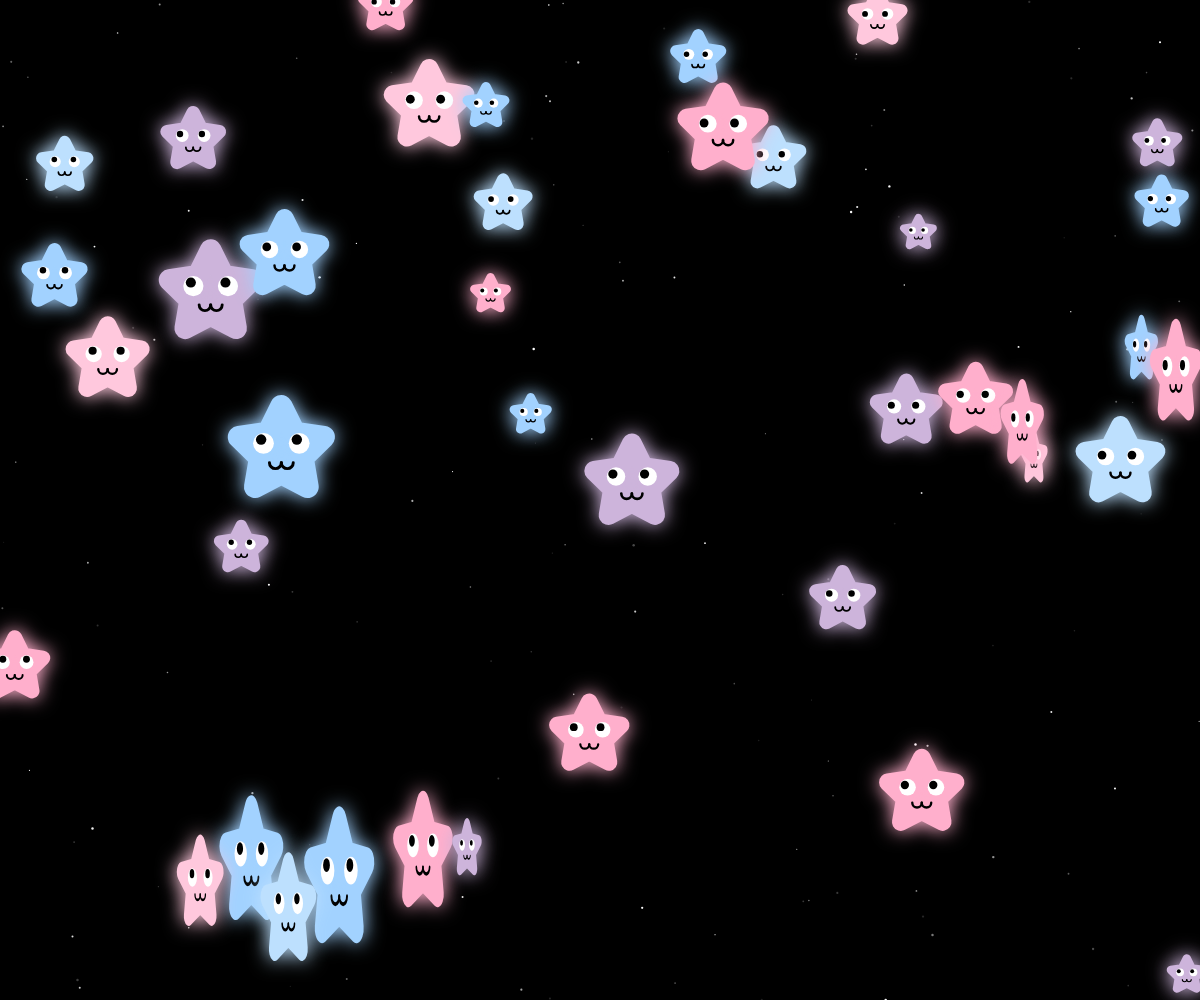
Frame 1 (no input)
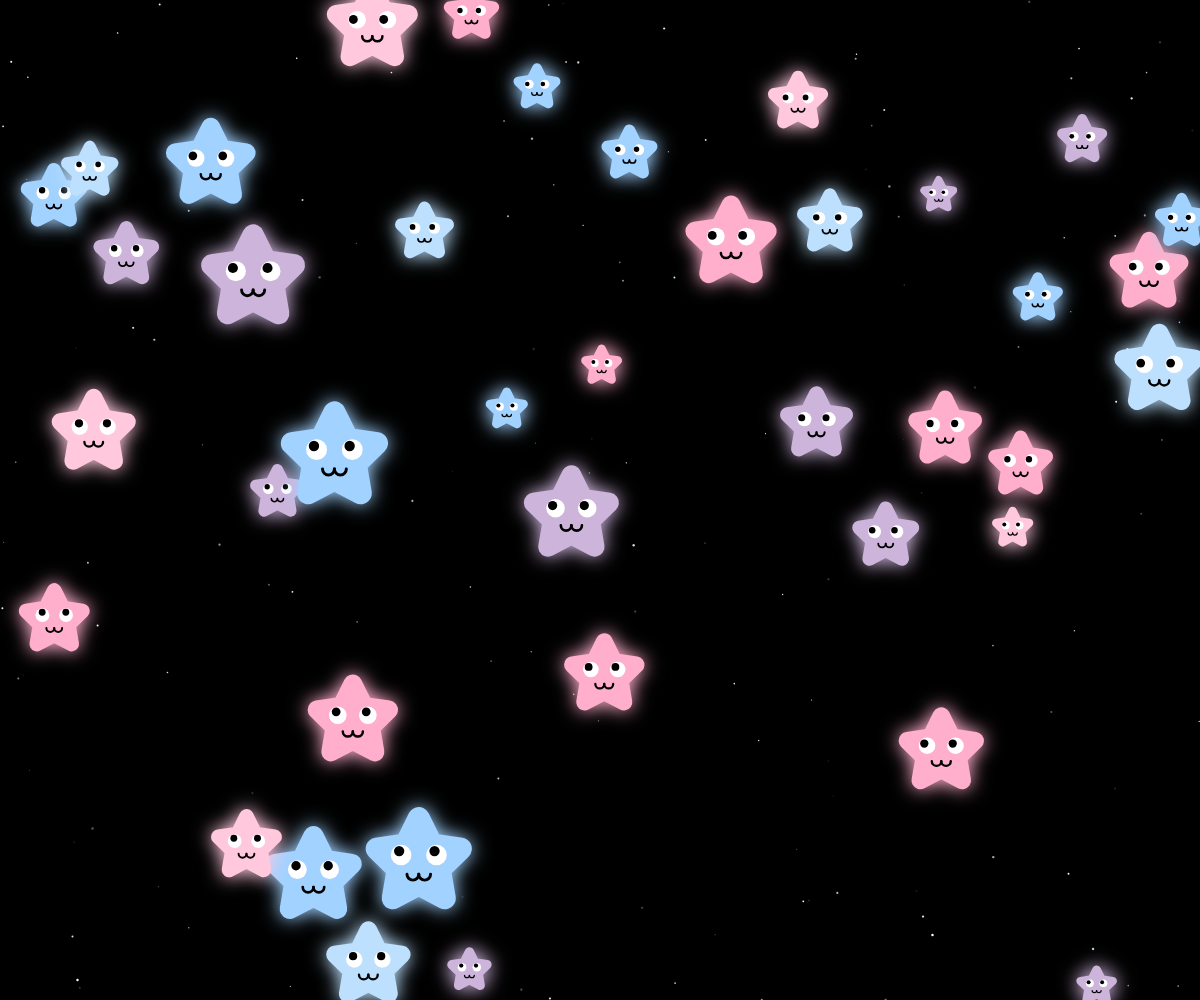
Frame 60 (no input)
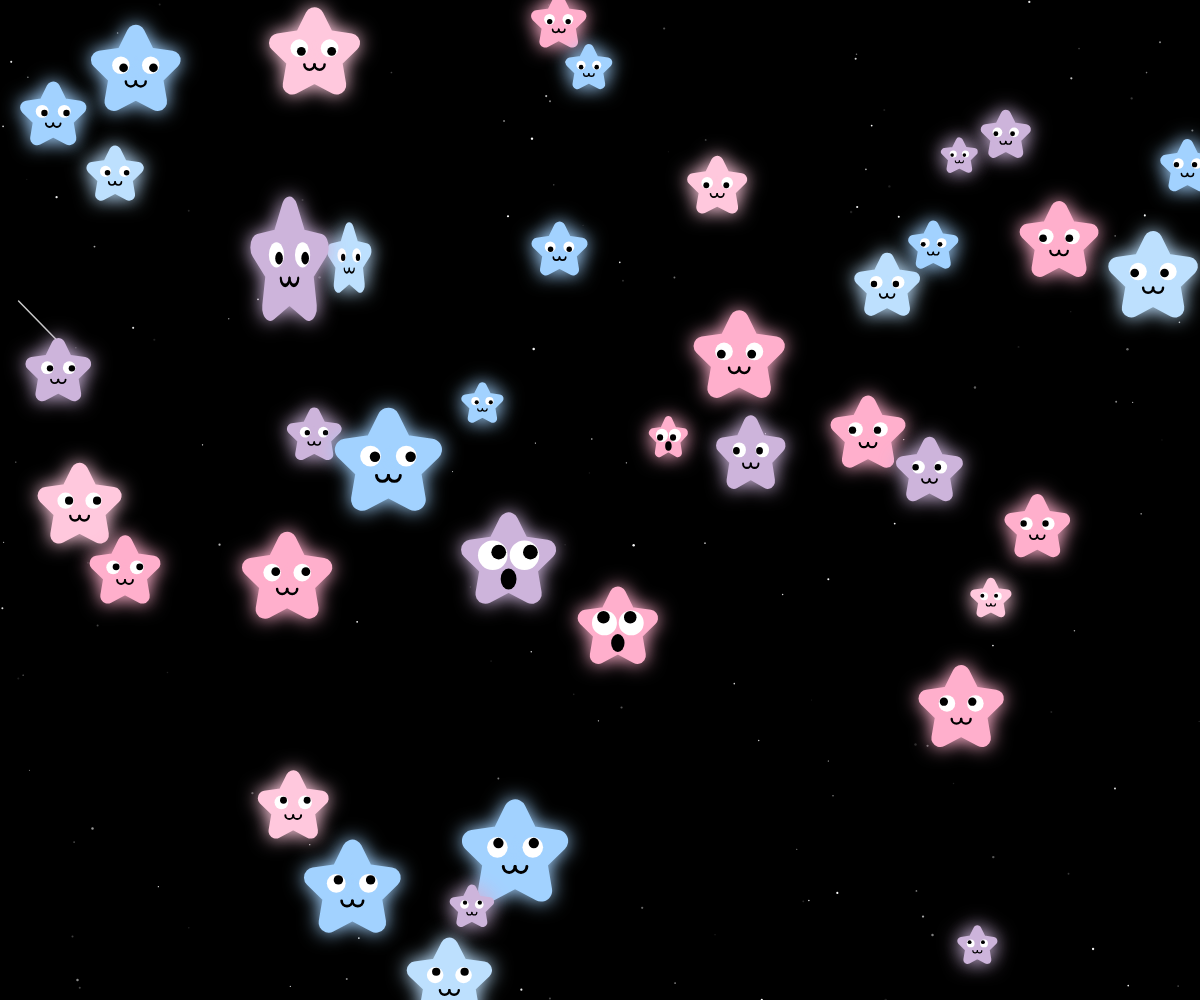
Frame 120 (the mouse pressed at the canvas centre since frame 60)

The p5.js sketch that drew these frames (run headless with seeded random() and noise() and a simulated clock; from frame 60 on, the mouse is pressed at the canvas centre):

// p5.js sketch
// ── sketch.js
let particles = [];
let bgStars = [];
let shootingStars = [];
let explosions = [];
// 指定的系列顏色
const colors = ['#cdb4db', '#ffc8dd', '#ffafcc', '#bde0fe', '#a2d2ff'];

function setup() {
  createCanvas(windowWidth, windowHeight);
  // 產生背景閃爍星星
  for (let i = 0; i < 150; i++) {
    bgStars.push(new BackgroundStar());
  }
  // 產生流星
  for (let i = 0; i < 4; i++) {
    shootingStars.push(new ShootingStar());
  }
  // 產生 40 個星星物件
  for (let i = 0; i < 40; i++) {
    particles.push(new StarParticle());
  }
}

function draw() {
  background(0); // 全螢幕黑底
  
  // 更新與繪製背景閃爍星星
  for (let bg of bgStars) {
    bg.update();
    bg.show();
  }

  // 更新與繪製流星
  for (let ss of shootingStars) {
    ss.update();
    ss.show();
  }

  // 更新與繪製每個粒子
  for (let p of particles) {
    p.update();
    p.show();
  }

  // 更新與繪製爆炸散開的小星星 (從後面往前跑陣列，以確保移除元素時不發生錯誤)
  for (let i = explosions.length - 1; i >= 0; i--) {
    let ex = explosions[i];
    ex.update();
    ex.show();
    if (ex.alpha <= 0) {
      explosions.splice(i, 1);
    }
  }
}

// 確保視窗縮放時可以保持全螢幕
function windowResized() {
  resizeCanvas(windowWidth, windowHeight);
}

// 滑鼠點擊時產生爆炸流星雨
function mousePressed() {
  for (let i = 0; i < 30; i++) { // 每次點擊產生 30 顆小星星
    explosions.push(new ExplosionStar(mouseX, mouseY));
  }
}

class StarParticle {
  constructor() {
    // 亂數產生位置、速度、大小、顏色
    this.x = random(width);
    this.y = random(height);
    this.vx = random(-2, 2);
    this.vy = random(-2, 2);
    this.size = random(0.5, 1.5);
    this.color = random(colors);
    this.outerRadius = 30;
    this.innerRadius = 15;
    // 用來控制碰撞時的變形比例
    this.scaleX = 1;
    this.scaleY = 1;
  }

  update() {
    this.x += this.vx;
    this.y += this.vy;

    // 碰到畫布邊界時反彈，並設定擠壓變形
    if (this.x < 0 || this.x > width) {
      this.vx *= -1;
      this.scaleX = 0.5; // 撞到左右邊界，水平壓縮
      this.scaleY = 1.4; // 垂直拉伸
      this.x = constrain(this.x, 0, width); // 確保不被擠到畫布外
    }
    if (this.y < 0 || this.y > height) {
      this.vy *= -1;
      this.scaleX = 1.4; // 撞到上下邊界，水平拉伸
      this.scaleY = 0.5; // 垂直壓縮
      this.y = constrain(this.y, 0, height); // 確保不被擠到畫布外
    }

    // 檢查與其他星星的碰撞
    for (let other of particles) {
      if (other !== this) {
        let dx = other.x - this.x;
        let dy = other.y - this.y;
        let distance = dist(this.x, this.y, other.x, other.y);
        if (distance === 0) distance = 0.01; // 避免除以零
        
        // 由於星星有尖角，我們將碰撞半徑稍微縮小 (* 0.8) 讓視覺碰撞更自然
        let minDist = (this.outerRadius * this.size + other.outerRadius * other.size) * 0.8;

        if (distance < minDist) {
          let angle = atan2(dy, dx);
          let overlap = minDist - distance;
          
          // 1. 將兩顆星星往反方向推開，避免重疊黏在一起
          let moveX = cos(angle) * (overlap / 2);
          let moveY = sin(angle) * (overlap / 2);
          this.x -= moveX;
          this.y -= moveY;
          other.x += moveX;
          other.y += moveY;
          
          // 2. 進行簡單的 2D 彈性碰撞速度交換 (假設兩者質量相同)
          let nx = dx / distance;
          let ny = dy / distance;
          
          let p1 = this.vx * nx + this.vy * ny;
          let p2 = other.vx * nx + other.vy * ny;
          let p = p1 - p2;
          
          this.vx -= p * nx;
          this.vy -= p * ny;
          other.vx += p * nx;
          other.vy += p * ny;
          
          // 3. 碰撞時觸發擠壓變形效果
          this.scaleX = 0.6;
          this.scaleY = 1.4;
          other.scaleX = 0.6;
          other.scaleY = 1.4;
        }
      }
    }

    // 利用 lerp 函數，讓形狀平滑地恢復成原本的比例 (1)
    this.scaleX = lerp(this.scaleX, 1, 0.15);
    this.scaleY = lerp(this.scaleY, 1, 0.15);
  }

  show() {
    // 判斷滑鼠是否靠近
    let d = dist(this.x, this.y, mouseX, mouseY);
    let isHover = d < 120; 

    let jitterY = 0;
    let jitterX = 0;
    let eyeScale = 1;

    // 當滑鼠靠近時的狀態改變 (跳動與放大)
    if (isHover) {
      jitterY = sin(frameCount * 0.8) * 15; // y軸規律跳動
      jitterX = random(-2, 2); // x軸輕微抖動
      eyeScale = 1.6; // 眼睛倍率放大
    }

    push();
    translate(this.x + jitterX, this.y + jitterY);
    scale(this.size * this.scaleX, this.size * this.scaleY); // 將變形比例套用到 scale 中

    // 1. 繪製星星 (使用粗圓角邊框達成圓潤尖點效果)
    strokeJoin(ROUND);
    strokeWeight(15);
    stroke(this.color);
    fill(this.color);

    // 設定發光效果 (Glow)
    drawingContext.shadowBlur = 20; // 發光擴散的範圍
    drawingContext.shadowColor = this.color; // 發光顏色跟隨星星本體的顏色

    beginShape();
    let npoints = 5;
    let angle = TWO_PI / npoints;
    let halfAngle = angle / 2.0;
    for (let a = 0; a < TWO_PI; a += angle) {
      let sx = cos(a - HALF_PI) * this.outerRadius;
      let sy = sin(a - HALF_PI) * this.outerRadius;
      vertex(sx, sy);
      sx = cos(a + halfAngle - HALF_PI) * this.innerRadius;
      sy = sin(a + halfAngle - HALF_PI) * this.innerRadius;
      vertex(sx, sy);
    }
    endShape(CLOSE);

    // 重置發光效果，避免影響到後續的眼睛和嘴巴
    drawingContext.shadowBlur = 0;

    // 2. 繪製眼白（白色）
    noStroke();
    fill(255);
    let eyeOffsetX = 12;
    let eyeOffsetY = -5;
    let eyeRadius = 7 * eyeScale;

    ellipse(-eyeOffsetX, eyeOffsetY, eyeRadius * 2, eyeRadius * 2);
    ellipse(eyeOffsetX, eyeOffsetY, eyeRadius * 2, eyeRadius * 2);

    // 3. 繪製眼球（黑色），依據絕對座標跟隨滑鼠轉動
    fill(0);
    let pupilRadius = 3.5 * eyeScale;
    let angleToMouse = atan2(mouseY - this.y, mouseX - this.x);
    let maxPupilOffset = eyeRadius - pupilRadius - 0.5;

    // 透過極座標 (cos, sin) 計算眼球偏移量
    let pupilLx = -eyeOffsetX + cos(angleToMouse) * maxPupilOffset;
    let pupilLy = eyeOffsetY + sin(angleToMouse) * maxPupilOffset;
    let pupilRx = eyeOffsetX + cos(angleToMouse) * maxPupilOffset;
    let pupilRy = eyeOffsetY + sin(angleToMouse) * maxPupilOffset;

    ellipse(pupilLx, pupilLy, pupilRadius * 2, pupilRadius * 2);
    ellipse(pupilRx, pupilRy, pupilRadius * 2, pupilRadius * 2);

    // 4. 繪製嘴巴
    let mouthY = 8;
    if (isHover) {
      // 靠近時：驚訝的圓形嘴巴
      fill(0);
      noStroke();
      ellipse(0, mouthY + 5, 12, 16); 
    } else {
      // 正常時：3字形嘟嘴 (兩道往上的弧線組成 w 型)
      noFill();
      stroke(0);
      strokeWeight(2);
      arc(-4, mouthY, 8, 8, 0, PI);
      arc(4, mouthY, 8, 8, 0, PI);
    }

    pop();
  }
}

class BackgroundStar {
  constructor() {
    this.x = random(width);
    this.y = random(height);
    this.size = random(1, 2.5);
    this.t = random(TWO_PI); // 用於計算閃爍的隨機相位
    this.speed = random(0.02, 0.05); // 閃爍速度
  }

  update() {
    this.t += this.speed;
  }

  show() {
    // 利用 sin() 產生平滑的明暗變化 (閃爍)
    let alpha = map(sin(this.t), -1, 1, 30, 255);
    noStroke();
    fill(255, alpha);
    ellipse(this.x, this.y, this.size);
  }
}

class ShootingStar {
  constructor() {
    this.reset();
  }

  reset() {
    this.x = random(width * 1.5) - width * 0.5; // 讓流星從較廣的區域產生
    this.y = random(-200, -50); // 從畫布上方邊界外開始
    this.length = random(30, 100);
    this.speed = random(15, 30);
    this.angle = PI / 4 + random(-0.1, 0.1); // 往右下角約 45 度墜落
    this.vx = cos(this.angle) * this.speed;
    this.vy = sin(this.angle) * this.speed;
    this.delay = random(0, 300); // 隨機重生等待時間
  }

  update() {
    if (this.delay > 0) {
      this.delay--;
      return;
    }
    this.x += this.vx;
    this.y += this.vy;
    // 飛出螢幕後重置
    if (this.x > width + 100 || this.y > height + 100) {
      this.reset();
    }
  }

  show() {
    if (this.delay > 0) return;
    stroke(255, 200); // 略帶透明的白色
    strokeWeight(1.5);
    // 畫出流星的線條
    line(this.x, this.y, this.x - this.vx * (this.length / this.speed), this.y - this.vy * (this.length / this.speed));
  }
}

class ExplosionStar {
  constructor(x, y) {
    this.x = x;
    this.y = y;
    // 爆炸射出的隨機角度與速度
    let angle = random(TWO_PI);
    let speed = random(2, 8);
    this.vx = cos(angle) * speed;
    this.vy = sin(angle) * speed;
    
    this.size = random(0.2, 0.6); // 體積較小
    this.color = random(colors);
    this.alpha = 255; // 初始不透明度
    this.rotation = random(TWO_PI);
    this.rotSpeed = random(-0.2, 0.2); // 旋轉速度
  }

  update() {
    // 加上空氣阻力，讓爆炸有「衝出去然後緩慢下來」的感覺
    this.vx *= 0.92;
    this.vy *= 0.92;
    
    this.x += this.vx;
    this.y += this.vy;
    this.rotation += this.rotSpeed;
    this.alpha -= 8; // 隨著時間淡出消失
  }

  show() {
    push();
    translate(this.x, this.y);
    rotate(this.rotation);
    scale(this.size);
    
    let c = color(this.color);
    c.setAlpha(this.alpha);
    fill(c);
    noStroke();

    // 繪製簡單的四角閃爍星形
    beginShape();
    vertex(0, -15); vertex(3, -3); vertex(15, 0); vertex(3, 3);
    vertex(0, 15); vertex(-3, 3); vertex(-15, 0); vertex(-3, -3);
    endShape(CLOSE);
    pop();
  }
}
